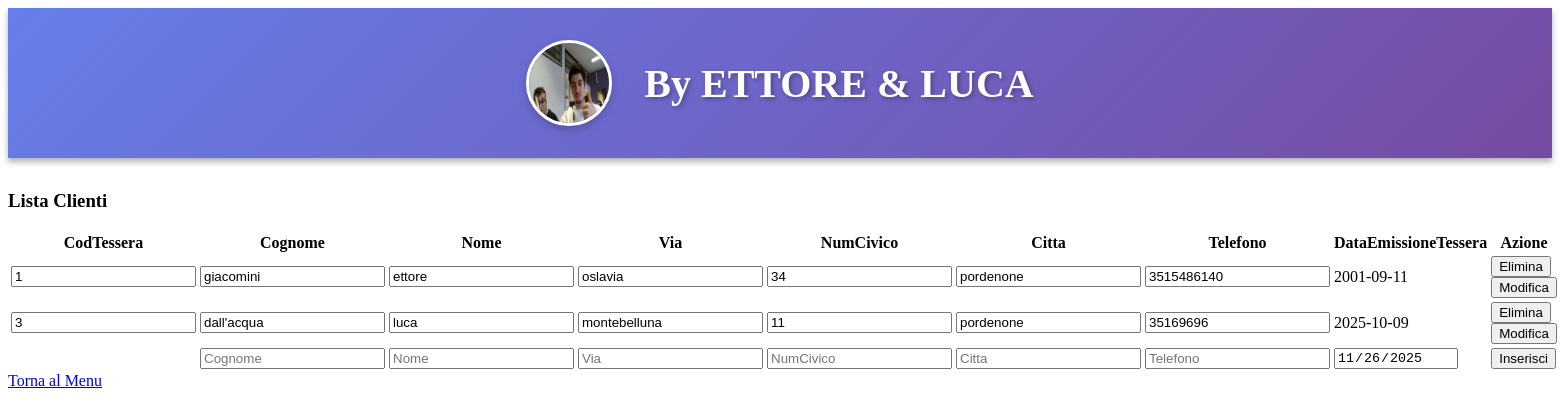
The app's page /db_dvd_bak/clienti.php, older data.
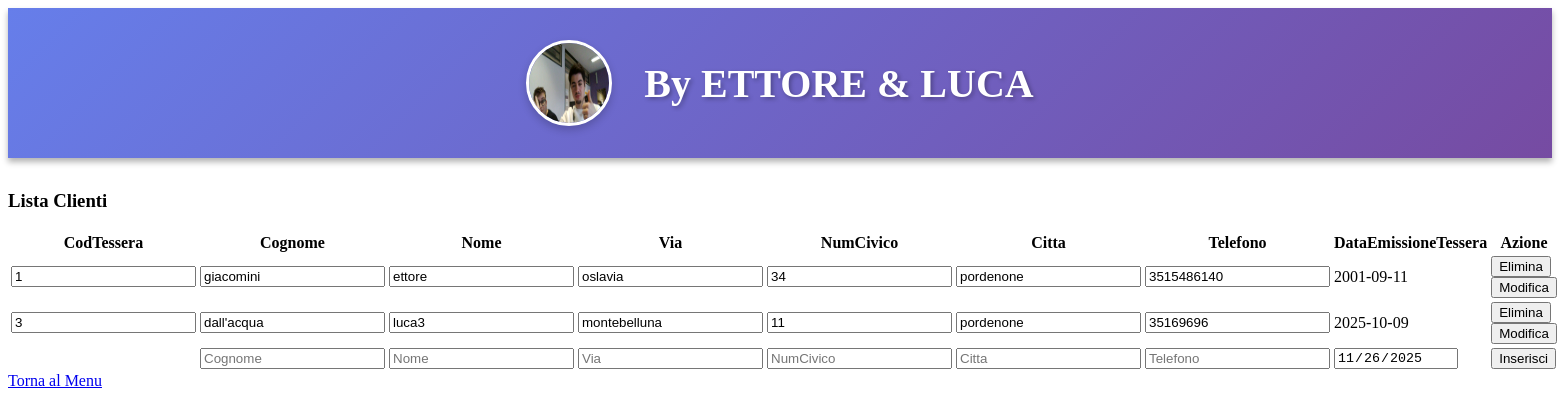
The same page, newer data.
### tables this page shows
CREATE TABLE `tblClienti` (
  `CodTessera` int(11) NOT NULL,
  `Cognome` varchar(32) NOT NULL,
  `Nome` varchar(32) NOT NULL,
  `Via` varchar(128) NOT NULL,
  `NumCivico` int(11) NOT NULL,
  `Citta` varchar(64) NOT NULL,
  `Telefono` bigint(20) NOT NULL,
  `DataEmissioneTessera` date NOT NULL
);

### db_dvd_bak/clienti.php (the view, shortened to what this page needs)
<body class="bg-dark text-light">
    <?php
    require_once("nav.php");
    ?>
    <main role="main" class="container py-4">
        <h3 class="mb-4"><i class="bi bi-tag"></i> Lista Clienti</h3>
        <?php
        function PrintFoundTable($FoundTable)
        {
            echo ('<div class="card bg-secondary text-white shadow">
                <div class="card-body">
                    <div class="table-responsive">
                        <table class="table table-dark table-striped table-hover">
                            <thead class="table-primary">
                                <tr>
<th scope="col">CodTessera</th>
<th scope="col">Cognome</th>
<th scope="col">Nome</th>
<th scope="col">Via</th>
<th scope="col">NumCivico</th>
<th scope="col">Citta</th>
<th scope="col">Telefono</th>
<th scope="col">DataEmissioneTessera</th>
<th scope="col">Azione</th>
                                </tr>
                            </thead>
                            <tbody>');
            while ($clientsRow = $FoundTable->fetch_assoc()) {
                echo ("<tr>
<form method='post' action='" . basename($_SERVER['SCRIPT_FILENAME']) . "'>
<td>
        <input required readonly class='form-control' type='number' name='CodTessera' id='CodTessera' placeholder='CodTessera' value='" . htmlspecialchars($clientsRow['CodTessera']) . "'>
</td>
<td>
        <input required class='form-control' type='text' name='Cognome' id='Cognome' placeholder='Cognome' value='" . htmlspecialchars($clientsRow['Cognome']) . "'>
</td>
<td>
        <input required class='form-control' type='text' name='Nome' id='Nome' placeholder='Nome' value='" . htmlspecialchars($clientsRow['Nome']) . "'>
</td>
<td>
        <input required class='form-control' type='text' name='Via' id='Via' placeholder='Via' value='" . htmlspecialchars($clientsRow['Via']) . "'>
</td>
<td>
        <input required class='form-control' type='number' name='NumCivico' id='NumCivico' placeholder='NumCivico' value='" . htmlspecialchars($clientsRow['NumCivico']) . "'>
</td>
<td>
        <input required class='form-control' type='text' name='Citta' id='Citta' placeholder='Citta' value='" . htmlspecialchars($clientsRow['Citta']) . "'>
</td>
<td>
        <input required class='form-control' type='tel' name='Telefono' id='Telefono' placeholder='Telefono' value='" . htmlspecialchars($clientsRow['Telefono']) . "'>
</td>
<td>" . $clientsRow['DataEmissioneTessera'] . "</td>
<td>
<button class='btn btn-danger' type='submit' name='delete'>Elimina</button>
<button class='btn btn-primary' type='submit' name='update'>Modifica</button>
</td>
</form>
                    </tr>");
            }
            echo ("<tr>
<form method='post' action='" . basename($_SERVER['SCRIPT_FILENAME']) . "'>
<td>
</td>
<td>
    <input required class='form-control' type='text' name='Cognome' id='Cognome' placeholder='Cognome'>
</td>
<td>
    <input required class='form-control' type='text' name='Nome' id='Nome' placeholder='Nome'>
</td>
<td>
    <input required class='form-control' type='text' name='Via' id='Via' placeholder='Via'>
</td>
<td>
    <input required class='form-control' type='number' name='NumCivico' id='NumCivico' placeholder='NumCivico'>
</td>
<td>
    <input required class='form-control' type='text' name='Citta' id='Citta' placeholder='Citta'>
</td>
<td>
    <input required class='form-control' type='tel' name='Telefono' id='Telefono' placeholder='Telefono'>
</td>
<td>
    <input required readonly class='form-control' type='date' name='DataEmissioneTessera' id='DataEmissioneTessera' placeholder='DataEmissioneTessera' value='" . htmlspecialchars(date('Y-m-d')) . "'>
</td>
<td>
<button class='btn btn-success' type='submit' name='insert'>Inserisci</button>
</td>
</form>
                    </tr>");
            echo ('      </tbody>
                        </table>
                    </div>
                </div>
            </div>');
        }
        ?>
        <?php
        $DB = ConnectToDB();
        $SelectClienti = $DB->prepare("SELECT * FROM tblClienti");
        $SelectClienti->execute();
        $FoundClienti = $SelectClienti->get_result();
        PrintFoundTable($FoundClienti);
        ?>
        <div class="mt-4">
            <a href="index.php" class="btn btn-primary">
                <i class="bi bi-arrow-left"></i> Torna al Menu
            </a>
        </div>
    </main>
</body>
</html>

### db_dvd_bak/nav.php (shortened to what this page needs)
<div class="banner">
    <div class="container">
        <div class="banner-content">
            <img src="./assets/icon.jpeg" alt="Logo" class="banner-logo">
            <h1 class="banner-title">By ETTORE & LUCA</h1>
        </div>
    </div>
</div>

### db_dvd_bak/nav.php (style rules this page uses)
.banner { background: linear-gradient(135deg, #667eea 0%, #764ba2 100%); padding: 2rem 0; margin-bottom: 2rem; box-shadow: 0 4px 6px rgba(0, 0, 0, 0.3); }
.banner-content { display: flex; align-items: center; justify-content: center; gap: 2rem; }
.banner-logo { width: 80px; height: 80px; border-radius: 50%; border: 3px solid white; box-shadow: 0 4px 8px rgba(0, 0, 0, 0.2); }
.banner-title { color: white; font-size: 2.5rem; font-weight: bold; text-shadow: 2px 2px 4px rgba(0, 0, 0, 0.3); margin: 0; }

Row changes from the older to the newer data that the page shows:
changed tblclienti "dall'acqua": Nome "luca" → "luca3"
